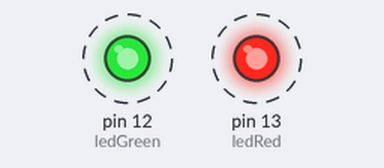
This sketch was run on a simulated Arduino Uno, built with avr-gcc and run on an emulated ATmega328P. Parts: output pins drawn as LEDs (lit = HIGH). Dashed ring = blinking.

Above: at 0.5 s.
Timing chart, 0 to 4.6 s (numbered marks = the images above):
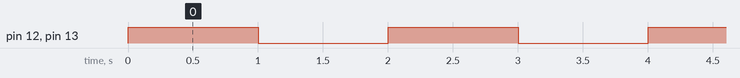

The sketch:

rhoda_andchristabel.ino
```cpp
int ledRed=13;
int ledGreen = 12;


void setup() {
  // put your setup code here, to run once:
pinMode(ledRed,OUTPUT);
pinMode(ledGreen, OUTPUT);
}

void loop() {
  // put your main code here, to run repeatedly:
digitalWrite(ledRed,HIGH);
digitalWrite(ledGreen,HIGH);
delay(1000);
digitalWrite(ledRed,LOW);
digitalWrite(ledGreen,LOW);
delay(1000);
}
```

Measured:
- by itself, pin 12 (ledGreen), pin 13 (ledRed): alternates HIGH for 1.0 s and LOW for 1.0 s
